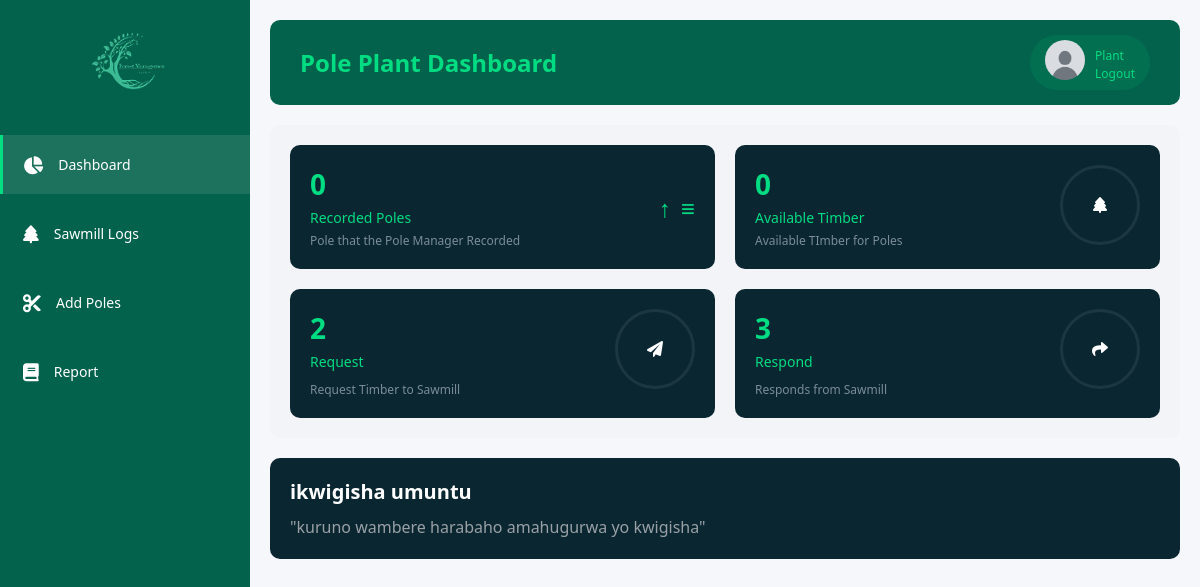
Screenshot of /pole/pages/index.php (signed in) with the database file from the repository.
### tables this page shows
CREATE TABLE `users` (
  `id` int(11) NOT NULL,
  `name` varchar(255) DEFAULT NULL,
  `password` varchar(255) DEFAULT NULL,
  `role` varchar(100) DEFAULT NULL,
  `email` varchar(255) DEFAULT NULL,
  `status` varchar(50) DEFAULT 'active',
  `image` text DEFAULT NULL,
  `phone` varchar(20) DEFAULT NULL,
  `date` datetime DEFAULT NULL
);

CREATE TABLE `announcements` (
  `an_id` int(11) NOT NULL,
  `title` varchar(500) DEFAULT NULL,
  `type` varchar(100) DEFAULT NULL,
  `date` date DEFAULT NULL,
  `content` text DEFAULT NULL
);

### Pole/pages/index.php (the view, shortened to what this page needs)
<!DOCTYPE html>
<html lang="en">
<head>
    <link rel="stylesheet" href="../css/style.css">
    <link rel="stylesheet" href="https://cdnjs.cloudflare.com/ajax/libs/font-awesome/4.7.0/css/font-awesome.min.css">
</head>
<body>
    <?php
    include'../menu/menu.php';
    include'../../database/connection.php';
    $select_poles = $pdo->prepare("SELECT COUNT(*) FROM pole");
    $select_poles->execute();
    $poles_count = $select_poles->fetchColumn();
    $timber = " SELECT COUNT(*)
        FROM timber
        INNER JOIN logs ON timber.l_id = logs.l_id
        INNER JOIN plant ON logs.p_id = plant.p_id
        INNER JOIN germination ON plant.g_id = germination.g_id
        WHERE t_amount > 0 AND del = 0 AND timber.status = 'unsend'";
    $select_timber = $pdo->prepare($timber);
    $select_timber->execute();
    $timber_count = $select_timber->fetchColumn();
    $request = $pdo->prepare("SELECT COUNT(*) FROM request WHERE user = 'pole'");
    $request->execute();
    $requests = $request->fetchColumn();
    $rec = $pdo->prepare("SELECT COUNT(*) FROM received ");
    $rec->execute();
    $receive = $rec->fetchColumn();
    $rec_2 = $pdo->prepare("SELECT COUNT(*) FROM request WHERE user = 'sawmill'");
    $rec_2->execute();
    $receive_2 = $rec_2->fetchColumn();
    $title = $pdo->query("SELECT * FROM announcements WHERE type = 'pole plant' OR type = 'All' ") ;
    $fetch = $title->fetchAll();
    ?>
    <div class="main-content">
    <?php include'../header/header.php'; ?>
        <div class="dashboard-grid">
            <div class="dashboard-card">
                <div class="card-info">
                    <div class="card-value"><?php echo $poles_count ?? 0; ?></div>
                    <div class="card-title">Recorded Poles</div>
                    <div class="card-subtitle">Pole that the Pole Manager Recorded</div>
                </div>
                <div style="display: flex; align-items: center;">
                    <span class="arrow-up">↑</span>
                    <span class="list-icon">≡</span>
                </div>
            </div>
            <div class="dashboard-card">
                <div class="card-info">
                    <div class="card-value"><?php echo $timber_count ?? 0; ?></div>
                    <div class="card-title">Available Timber</div>
                    <div class="card-subtitle">Available TImber for Poles</div>
                </div>
                <a href="received.php">
                    <div class="box-chart" style=" display: flex; align-items: center; justify-content: center; " >
                    <i class=" fa fa-tree "></i>
                </div>
                </a>
            </div>
            <div class="dashboard-card">
                    <div class="card-info">
                    <div class="card-value"> <?php echo $requests ?? 0; ?> </div>
                    <div class="card-title">Request</div>
                    <div class="card-amount">Request Timber to Sawmill</div>
                </div>
                 <a href="send-request.php">
                <div class="box-chart" style=" display: flex; align-items: center; justify-content: center; ">
                <i class="fa fa-send"></i>
                </div>
                </a>
            </div>
            <div class="dashboard-card">
                <div class="card-info">
                    <div class="card-value"><?php echo $receive + $receive_2 ?? 0; ?></div>
                    <div class="card-title">Respond</div>
                    <div class="card-amount">Responds from Sawmill</div>
                </div>
                <a href="respond.php">
                    <div class="box-chart" style=" display: flex; align-items: center; justify-content: center; ">
                        <i class="fa fa-mail-forward"></i>
                    </div>
                </a>
            </div>
        </div>
        <?php foreach( $fetch as $data ){ ?>
        <div class="sales-message">
            <h2><?php echo $data['title']; ?></h2>
            <p>"<?php echo $data['content']; ?>"</p>
        </div>
        <?php } ?>
    </div>
</body>
</html>

### Pole/header/header.php (shortened to what this page needs)
<!DOCTYPE html>
<html lang="en">
<head>
    <link rel="stylesheet" href=" https://cdnjs.cloudflare.com/ajax/libs/font-awesome/6.0.0-beta3/css/all.min.css">
</head>
<body>
    <?php
    include_once '../../database/connection.php';
    $id = $_SESSION['user_id'] ?? null;
    $select = $pdo->prepare("SELECT * FROM users WHERE id = ?");
    $select->execute([$id]);
    $user = $select->fetch(PDO::FETCH_ASSOC);
    $username = $user['name'];
    $part = explode(" ", $username);
    $last_name = $part[1] ?? $username ;
    $profile_picture = $user['image'] ?? 'default-avatar.png';
    ?>
<div class="header">
        <div class="dashboard-title"><h1>Pole Plant Dashboard</h1></div>
        <div class="user-profile" id="userProfile">
            <div class="user-avatar"><img src="../../admin/backend/uploads/<?php echo $profile_picture; ?>" alt=""> </div>
            <div class="user-name user-align"><font style=" font-size: 12px; " ><?php echo $last_name; ?></font> <p style=" font-size: 12px; ">Logout </p> </div>
        </div>
    </div>
</body>
</html>

### Pole/css/style.css (style rules this page uses)
* { margin: 0; padding: 0; box-sizing: border-box; font-family: 'Segoe UI', Tahoma, Geneva, Verdana, sans-serif; }
body { background-color: #f0f2f5; display: flex; height: 100vh; }
a { color: inherit; text-decoration: none; }
.main-content { flex: 1; padding: 20px; display: flex; flex-direction: column; gap: 20px; }
.header { display: flex; justify-content: space-between; align-items: center; background-color: #03624C; padding: 15px 30px; border-radius: 10px; color: #00dc82; }
.header h1 { font-size: 24px; }
.user-profile { display: flex; align-items: center; gap: 10px; background-color: rgba(0, 220, 130, 0.1); padding: 5px 15px; border-radius: 30px; color: #00dc82; }
.dashboard-grid { display: grid; grid-template-columns: repeat(2, 1fr); gap: 20px; background-color: rgba(240, 242, 245, 0.5); padding: 20px; border-radius: 10px; }
.dashboard-card { background-color: #0a2731; border-radius: 10px; padding: 20px; color: white; display: flex; justify-content: space-between; }
.card-info { display: flex; flex-direction: column; gap: 5px; }
.card-title { font-size: 14px; color: #00dc82; }
.card-value { font-size: 28px; font-weight: bold; color: #00dc82; }
.card-subtitle { font-size: 12px; color: #7b8c98; }
.arrow-up { color: #00dc82; font-size: 24px; margin-right: 10px; }
.list-icon { color: #00dc82; font-size: 24px; }
.sales-message { background-color: #0a2731; border-radius: 10px; padding: 20px; color: white; }
.sales-message h2 { font-size: 20px; margin-bottom: 10px; color: white; }
.sales-message p { color: #9aa0a6; line-height: 1.5; }
.card-amount { font-size: 12px; color: #7b8c98; margin-top: 5px; }
.box-chart { width: 80px; height: 80px; border: 3px solid #1d3741; position: relative; display: grid; grid-template-columns: 1fr 1fr; grid-template-rows: 1fr 1fr; border-radius: 50%; cursor: pointer; transition: background-color 0.3s, color 0.3s, border 0.3s; }

### Pole/header/header.php (style rules this page uses)
* { margin: 0; padding: 0; box-sizing: border-box; font-family: 'Segoe UI', Tahoma, Geneva, Verdana, sans-serif; }
body { background-color: #f5f7fa; }
.user-avatar { overflow: hidden; object-fit: cover; }
.user-avatar img { width: 40px; height: 40px; border-radius: 50%; object-fit: cover; }
.user-profile { cursor: pointer; }

### rows the page displays
users: name "Plant"
announcements: title "ikwigisha umuntu", content "kuruno wambere harabaho amahugurwa yo kwigisha"

### other values shown
$poles_count "0"
$timber_count "0"
$requests "2"
$receive + $receive_2 "3"
